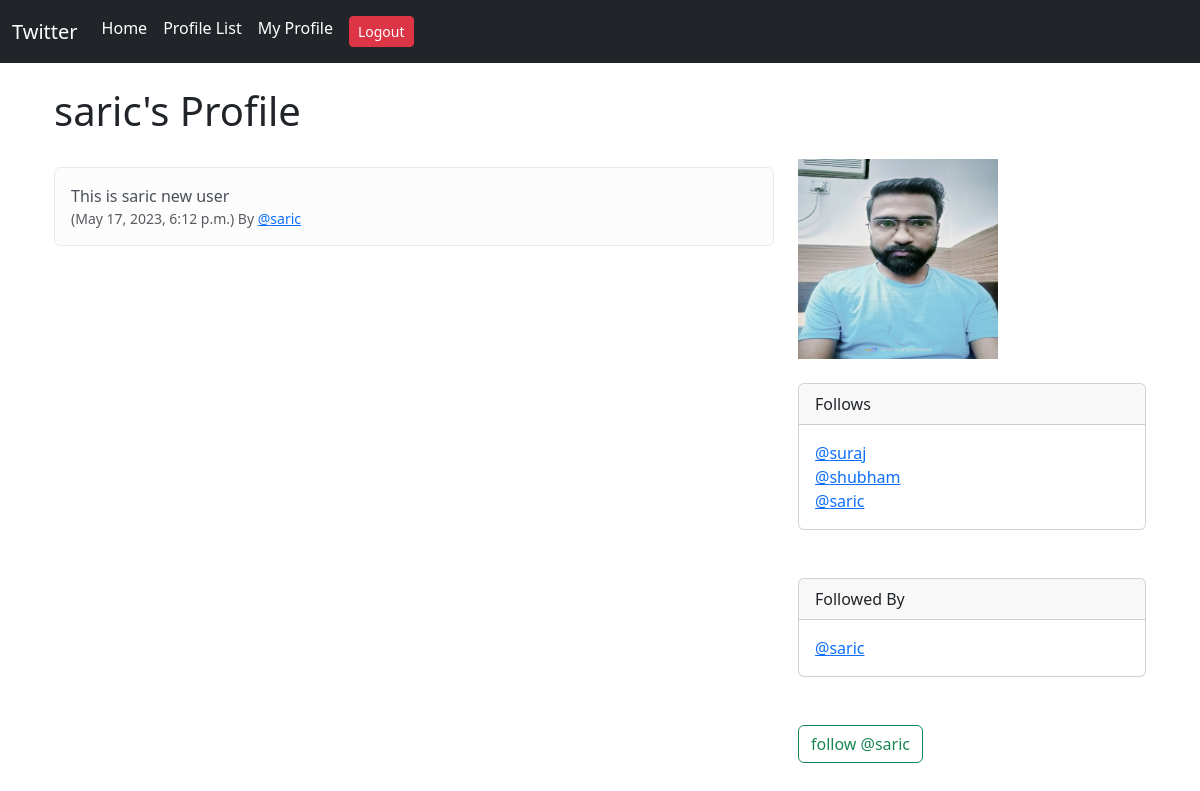
The app's page /profile/6 (signed in) with its own data.
### tweet/models.py (models this page shows, shortened)
class Profile(models.Model):
    user = models.OneToOneField(User, on_delete=models.CASCADE)
    follows = models.ManyToManyField("self",
                                     related_name="followed_by",
                                     symmetrical=False,
                                     blank=True)
    date_modified = models.DateTimeField(User, auto_now=True)
    profile_image = models.ImageField(null=True, blank=True, upload_to="images/")
    def __str__(self):
        return self.user.username

class tweet(models.Model):
    user = models.ForeignKey(User,related_name="tweets", on_delete=models.DO_NOTHING)
    body = models.CharField(max_length=200)
    created_at = models.DateTimeField(auto_now_add=True)

### tweet/views.py (the view, shortened to what this page needs)
# urls.py: path('profile/<int:pk>', views.profile, name="profile"),
def profile(request, pk):
    if request.user.is_authenticated:
        profile = Profile.objects.get(user_id=pk)
        tweets = tweet.objects.filter(user_id=pk).order_by("-created_at")
        return render(request, 'profile.html', {"profile":profile, "tweets":tweets})
    else:
        messages.success(request, ("You must be logged in to view this page......"))
        return redirect('home')

### tweet/templates/profile.html (shortened to what this page needs)
{% extends 'base.html' %}
{% block content %}
{% if profile %}
<div class="container text-centre">
        <div class="row">
            <div class="col-8">
                <h1> {{profile.user.username}}'s Profile </h1>
            {% if tweets %}
                {% for tweet in tweets %}
                    <div class="alert alert-light" role="alert">
                        {{ tweet.body }}</br>
                        <small class="text-muted">
                            ({{ tweet.created_at }}) By <a href="{% url 'profile' profile.user.id %}">@{{ profile.user.username|lower }}</a>
                        </small>
                    </div>
                {% endfor %}
           {% endif %}
            </div>
            <div class="col-4">
            {% if profile.profile_image %}
               <img src="{{profile.profile_image.url }}" class="rounded-corner" width="200px" height="200px">
            {% endif %}
                <div class="card">
                    <div class="card-header">Follows</div>
                        <div class="card-body">
                            <p class="card-text">
                                {% for following in profile.follows.all %}
                                    <a href="{% url 'profile' following.user.id %}" > @{{ following }}</a></br>
                                {% endfor %}</p>
                        </div>
                    </div>
                                <div class="card">
                    <div class="card-header">Followed By</div>
                        <div class="card-body">
                            <p class="card-text">
                                {% for following in profile.followed_by.all %}
                                    <a href="{% url 'profile' following.user.id %}" > @{{ following }}</a></br>
                                {% endfor %}</p>
                        </div>
                    </div>
            <form method ="POST">
                {% if profile in user.profile.follows.all %}
                    <button class="btn btn-outline-danger" name="follow" value="unfollow" type="submit">
                        Unfollow @{{ profile.user.profile|lower }}
                    </button>
                {% else %}
                    <button class="btn btn-outline-success" name="follow" value="follow" type="submit">
                        follow @{{ profile.user.profile|lower }}
                    </button>
            </form>
            {% endif %}
            </div>
        </div>
    </div>
{% endif %}
{% endblock %}

### records on screen
Profile: user.username "saric", profile_image (picture), user.profile "saric"
tweet: body "This is saric new user", created_at "May 17, 2023, 6:12 p.m."
Profile: user.username "suraj"
Profile: user.username "shubham"
